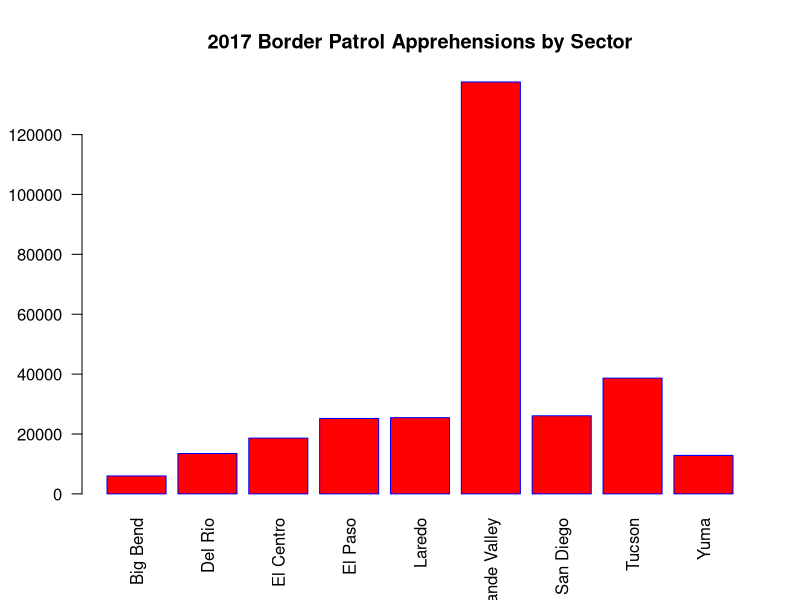
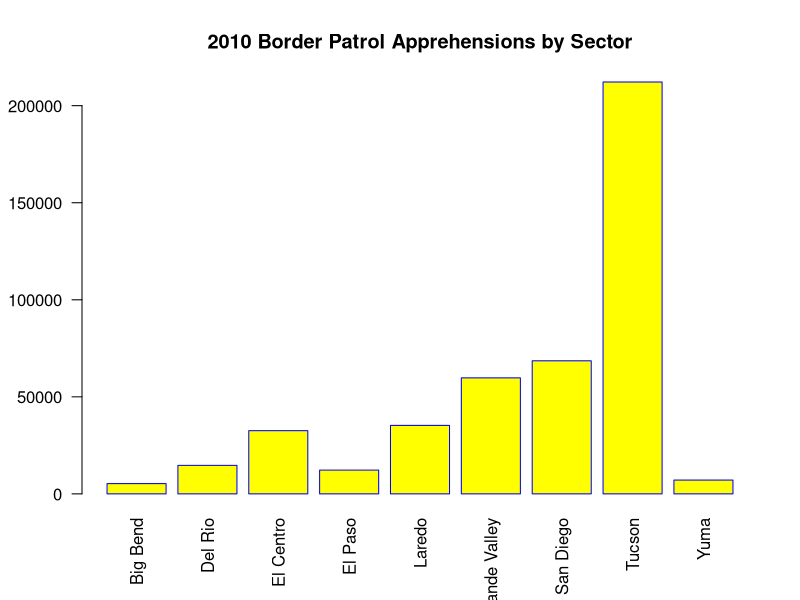
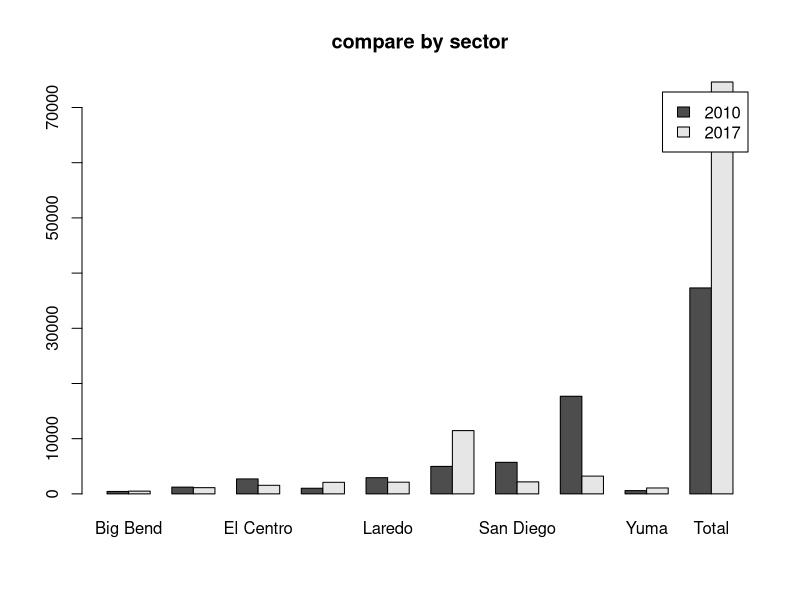
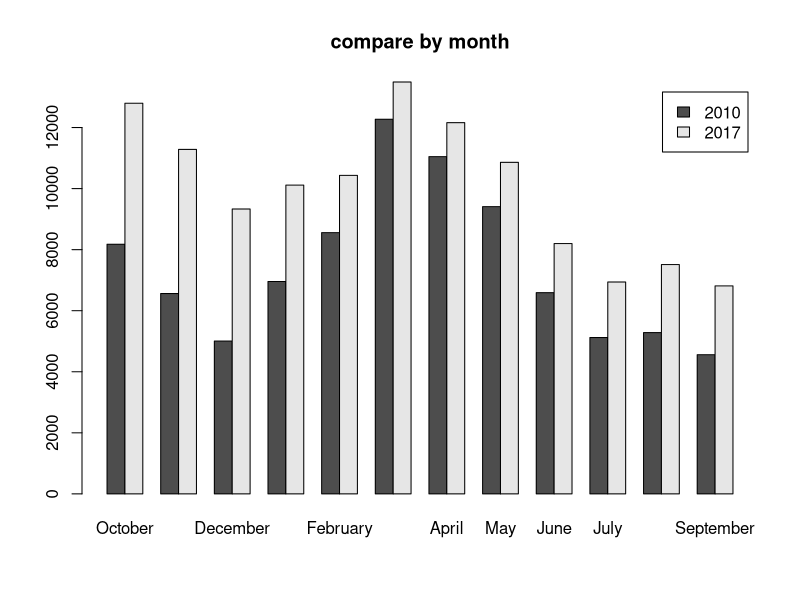
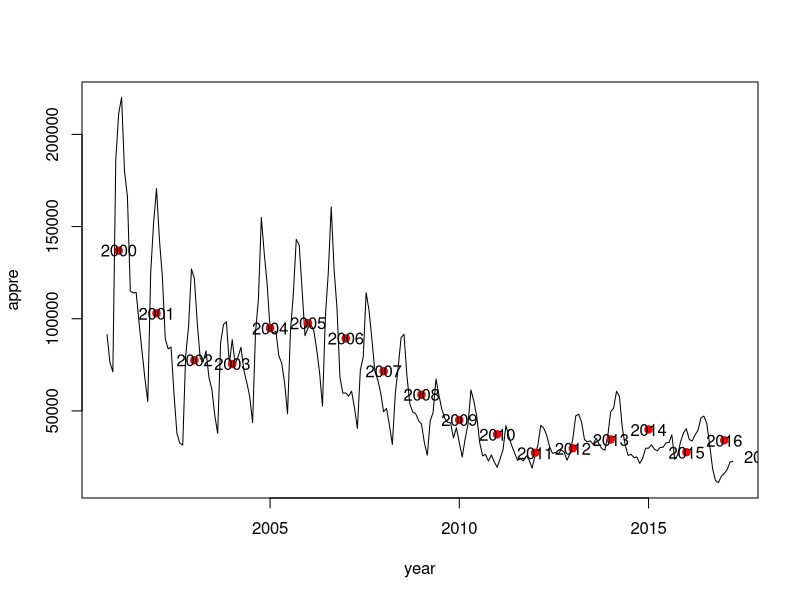

The R script that drew these images, in order:
## ---- chunk 1
knitr::opts_chunk$set(echo = FALSE)
## ---- chunk 2

data2010<-read.csv("bp appre 2010.csv")
data2010
data2017<-read.csv("bp appre 2017.csv")
datas<-read.csv("PB monthly summaries.csv")
datas2 = apply(t(datas[,2:13]),1,rev) 
#datas <- rev(datas)
datas$mean<-apply(datas[,2:13],1,mean)
ndata<-nrow(datas[,2:13])
rownames(datas)<-datas[,1]
datas<-cbind(datas,rowSums(datas))
colnames(datas)<-c(colnames(datas)[-length(colnames(datas))],"Total")
datas<-subset(datas,select=-c(year))
#View(datas)
rownames(data2010)<-data2010[,1]
data2010<-subset(data2010,select=-c(Sector))
rownames(data2017)<-data2017[,1]
data2017<-subset(data2017,select=-c(Sector))
data2010 <- rbind(data2010, colSums(data2010))

#rownames(data2010)
  
rownames(data2010) <- c(rownames(data2010)[-length(rownames(data2010))], "Total")

data2010 <- cbind(data2010,rowSums(data2010))

colnames(data2010) <- c(colnames(data2010)[-length(colnames(data2010))], "Total")

#View(data2010)

data2017 <- rbind(data2017, colSums(data2010))
  
rownames(data2017) <- c(rownames(data2017)[-length(rownames(data2017))], "Total")

data2017 <- cbind(data2017,rowSums(data2017))

colnames(data2017) <- c(colnames(data2017)[-length(colnames(data2017))], "Total")
## ---- chunk 3
mean2010s<-apply(data2010[,1:12],1,mean)
mean2010m<-apply(data2010[,1:12],2,mean)
mean2017s<-apply(data2017[,1:12],1,mean)
mean2017m<-apply(data2017[,1:12],2,mean)
bpsector<-cbind(mean2010s,mean2017s)
bpmonth<-cbind(mean2010m,mean2017m)
sec2010<-as.data.frame(t(data2010[,1:12]))
as.character(colnames(sec2010))
sec2017<-as.data.frame(t(data2017[,1:12]))
as.character(colnames(sec2017))
t.test(sec2010$Tucson,sec2017$`Rio Grande Valley`)
month2010<-as.data.frame((data2010[,6:8]))
as.character(rownames(month2010))
month2010$sum<-apply(month2010,1,sum)
maxmonth2010<-max(month2010$sum)
month2017<-as.data.frame((data2017[,1:3]))
as.character(rownames(month2017))
month2017$sum<-apply(month2017,1,sum)
maxmonth2017<-max(month2017$sum)
t.test(month2010$sum,month2017$sum)
## ---- chunk 4
barplot(data2017[1:9,13], names.arg = rownames(data2017)[1:9], 
        las=2,
        axisnames=TRUE,
        main="2017 Border Patrol Apprehensions by Sector",
        border="blue",
        col="red")

## ---- chunk 5
barplot(data2010[1:9,13], names.arg = rownames(data2010)[1:9], 
        las=2,
        axisnames=TRUE,
        main="2010 Border Patrol Apprehensions by Sector",
        border="blue",
        col="yellow")
## ---- chunk 6
barplot(t(bpsector),beside = TRUE,legend.text = c("2010","2017"),main = "compare by sector")
barplot(t(bpmonth),beside = TRUE,legend.text = c("2010","2017"),main = "compare by month")
## ---- chunk 7
ts2 <- as.vector(t(datas2))
ts3 <- ts(ts2,frequency = 13,start = c(2000,10))
ts.plot(ts3,gpars = list(xlab="year",ylab="appre"))
datasmean <- apply(datas2,1,mean)

points(c(2001:2018), datasmean, pch = 19, col = 'red')
text(c(2001:2018), datasmean, c(2000:2017))
